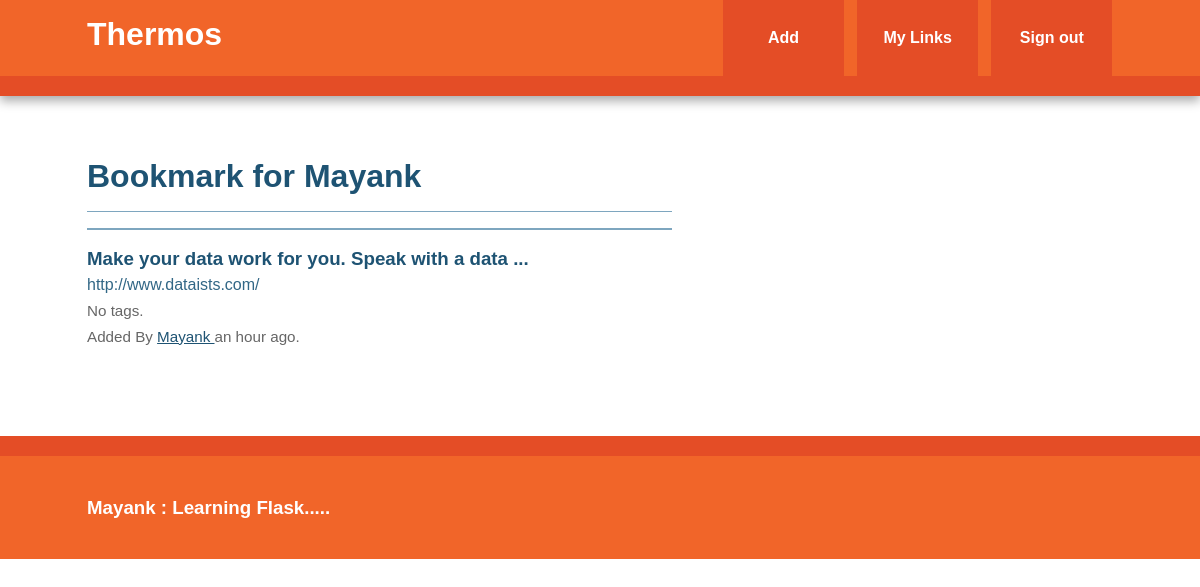
The page /user/Mayank (signed in) on the database its author committed.
### models.py (models this page shows, shortened)
class User(db.Model, UserMixin):
    id = db.Column(db.Integer, primary_key = True)
    username = db.Column(db.String(80), unique = True)
    email = db.Column(db.String(120), unique = True)
    bookmarks = db.relationship('Bookmark', backref = 'user', lazy = 'dynamic')
    password_hash = db.Column(db.String)
    @property
    def password(self):
        raise AttributeError('password write-only field')

class Bookmark(db.Model):
    id = db.Column(db.Integer, primary_key = True)
    url = db.Column(db.Text, nullable = False)
    date = db.Column(db.DateTime, default = datetime.utcnow)
    description = db.Column(db.String(300))
    user_id = db.Column(db.Integer, db.ForeignKey('user.id'), nullable = False)
    _tags = db.relationship('Tag', secondary = tags, backref = db.backref('bookmarks', lazy = 'dynamic'))
    @property
    def tags(self):
        return ','.join([t.name for t in self._tags])
    @tags.setter
    def tags(self, string):
        if string:
            self._tags = [Tag.get_or_create(name) for name in string.split(',')]

### view.py (the view)
@app.route('/user/<username>')
def user(username):
    user = User.query.filter_by(username = username).first_or_404()
    return render_template('user.html', user = user)

### view.py (called while the page is built)
@login_manager.user_loader
def load_user(userid):
    return User.query.get(int(userid))

@app.context_processor
def inject_tags():
    return dict(all_tags = Tag.all)

### templates/user.html (shortened to what this page needs)
{% extends "base.html" %}
{% block content %}
    <article>
        <header>
              <h1>Bookmark for {{ user.username }}</h1>
              {% if user.bookmarks.count() > 0 %}
                  {% with bookmarks = user.bookmarks %}
                        {% include 'bookmarks_list.html' %}
                  {% endwith %}
              {% else %}
                  No bookmarks have been added yet.
              {% endif %}
        </header
    </article>
{% endblock %}

### templates/bookmarks_list.html
<ul class="bookmarks" >
    {% for bookmark in bookmarks %}
        <li>
            {% include "bookmarks.html" %}
        </li>
    {% endfor %}
</ul>

### templates/bookmarks.html (shortened to what this page needs)
<div class = 'bookmarks'>
    <a class = 'header' href = '{{ bookmark.url }}'>
        <h3 class = 'description'>
              {{ bookmark.description|truncate(50, killwords = True) }}
        </h3>
        <span class = 'url'>
              {{ bookmark.url|truncate(50, killwords = True) }}
        </span>
    </a>
    <div class = 'info'>
        <span class = 'tags'>
              {% if bookmark.tags %}
                      {% for t in bookmark._tags %}
                            <a href = '{{ url_for("tag", name = t) }}'>{{ t }}</a>
                      {% endfor %}
              {% else %}
                      No tags.
              {% endif %}
        </span>
        <br>
        Added By <a href = '{{ url_for("user", username = bookmark.user.username) }}'>
              {{ bookmark.user.username }}
        </a>
        {{ moment(bookmark.date).fromNow() }}.
    </div>
</div>

### static/css/main.css (style rules this page uses)
html { color: #222; font-size: 1em; line-height: 1.4; }
body { font: 16px/26px Helvetica, Helvetica Neue, Arial; }
.main article h1 { font-size: 2em; }
a, a:visited { color: #1E5373; }
h1, h2, h3, h4, h5, h6 { color: #1E5373; }
ul.bookmarks { list-style: none none; padding-left: 0; }
ul.bookmarks li { padding-bottom: .5em; border-top: 1px solid #7EA6BF; padding: 12m 0; }
.bookmarks { padding-bottom: .5em; border-top: 1px solid #7EA6BF; padding: 1em 0; }
a.header { color: #326786; text-decoration: none; display: block; }
a.header h3 { margin: 0 0; }
div.info { font-size: .95em; color: #666666; }
@media only screen and (min-width: 768px) { .main article { float: left; width: 57%; } }

### rows shown on the page
User: username "Mayank"
Bookmark: description "Make your data work for you. Speak with a data ...", url "http://www.dataists.com/", user.username "Mayank", date "an hour ago"
